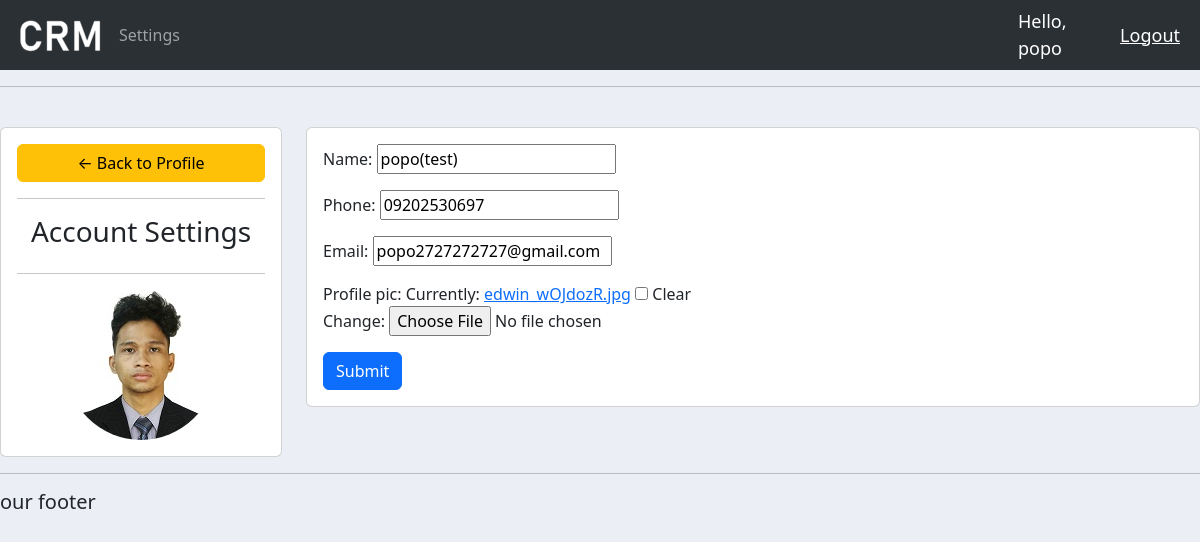
/account/ (signed in), run on the app's committed database.
### accounts/models.py (models this page shows, shortened)
class Customer(models.Model):
    user = models.OneToOneField(User, null=True, blank=True, on_delete=models.CASCADE)
    name = models.CharField(max_length=200, null=True)
    phone = models.CharField(max_length=200, null=True)
    email = models.CharField(max_length=200, null=True)
    profile_pic = models.ImageField(default="profile.jpg", null=True, blank=True)
    date_created = models.DateTimeField(auto_now_add=True, null=True)

### accounts/decorators.py (the view)
        def wrapper_func(request, *args, **kwargs):
            group = None
            if request.user.groups.exists():
                group = request.user.groups.all()[0].name
            if group in allowed_roles:
                return view_func(request, *args, **kwargs)
            else:
                return HttpResponse('You are not authorized to view this page')

### accounts/forms.py
class CustomerForm(ModelForm):
    class Meta:
        model = Customer
        fields = '__all__'
        exclude = ['user']

### accounts/views.py (called while the page is built)
@login_required(login_url='login')
@allowed_users(allowed_roles=['customer'])
def accountSettings(request):
    customer = request.user.customer
    form = CustomerForm(instance=customer)
    if request.method == 'POST':
        form = CustomerForm(request.POST, request.FILES, instance=customer)
        if form.is_valid():
            form.save()
    context = {'form':form}
    return render(request, 'accounts/account_settings.html', context)

### accounts/templates/accounts/account_settings.html (shortened to what this page needs)
{% extends 'accounts/main.html' %}
{% load static %}
{% block content %}
<br>
<div class="row">
    <div class="col-md-3">
        <div class="card card-body">
            <a class="btn btn-warning" href="{% url 'home' %}"> &#8592; Back to Profile</a>
            <hr>
            <h3 style="text-align: center">Account Settings</h3>
            <hr>
            <img class="profile-pic" src="{{request.user.customer.profile_pic.url}}" alt="Profile pic">
        </div>
    </div>
    <div class="col-md-9">
        <div class="card card-body">
            <form action="" method="POST" enctype="multipart/form-data">
                {{form.as_p}}
                <input class="btn btn-primary" type="submit" name="Update Information">
            </form>
        </div>
    </div>
</div>
{% endblock  %}

### accounts/templates/accounts/navbar.html (shortened to what this page needs)
{% load static %}
<nav class="navbar navbar-expand-lg bg-body-tertiary bg-dark" data-bs-theme="dark">
    <div class="container-fluid">
      <img src="{% static 'images/logo.png' %}" alt="Logo">
      <div class="collapse navbar-collapse" id="navbarNav">
        <ul class="navbar-nav">
          {% if request.user.is_staff %}
          <li class="nav-item">
            <a class="nav-link active" aria-current="page" href="{% url 'home' %}">Dashboard</a>
          </li>
          <li class="nav-item">
            <a class="nav-link" href="{% url 'products' %}">Product</a>
          </li>
          {% else %}
          <li class="nav-item">
            <a class="nav-link" href="{% url 'account' %}">Settings</a>
          </li>
          {% endif %}
        </ul>
      </div>
    </div>
    <span class="hello-msg">Hello, {{request.user}}</span>
    <span><a class="hello-msg" href="{% url 'logout' %}"> Logout</a></span>
  </nav>
<hr>

### static/css/main.css (style rules this page uses)
body { background-color: #ebeff5; }

### accounts/templates/accounts/navbar.html (style rules this page uses)
.hello-msg { font-size: 18px; color: #fff; margin-right: 20px; }

### accounts/templates/accounts/account_settings.html (style rules this page uses)
.profile-pic { max-width: 200px; max-height: 200px; margin: 0 auto; border-radius: 50%; }

### data on the page
Customer: name "popo(test)", phone "09202530697", email "popo2727272727@gmail.com"

### other printed values
{{ request.user }} "popo"
